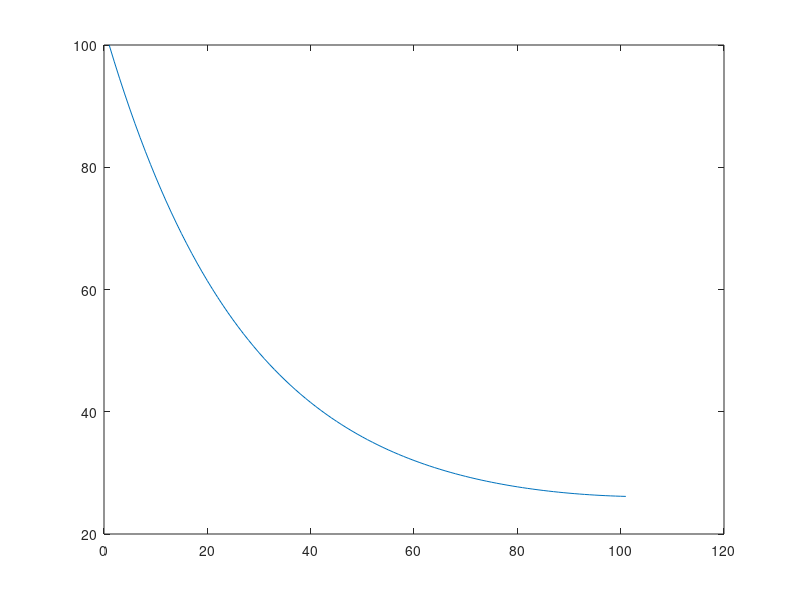

This chart was generated by the following MATLAB code:
%Created by Roderick Landreth for a Heat Transfer Project, 2018

N = 101; % Number of Nodes, assuing node 1 = 100 deg. C
T1 = 100; %First node temperature
Tinf = 22.72999604; %ambient temp
hAir = 4.7; %Convection Coeff.
kBar = 167; % conduction Coeff.
Ac = 0.00008064; %Cross Section Area
dy = (1/(N-1)); %the change in height between each node
A = 0.0381 * dy; % Perimeter * dy
temp = zeros(1,N);
temp = temp + 50;
temp(1) = T1;

%disp(temp);
%%
for d = 1:30000
    count = 2;
    for i = 2:(N-1)
        temp(count) = ((kBar*Ac*(temp(count-1)+temp(count+1))+(dy*hAir*A*Tinf))/((dy*hAir*A)+(2*kBar*Ac))); 
        count = count + 1;
    end
    temp(N) = ((dy*hAir*(A/2+Ac)*Tinf)+(kBar*Ac*temp(count-1))/((dy*hAir*(A/2+Ac))+(kBar*Ac)));
end
disp(temp);

x = 1:1:N;
y = temp;
plot(x,y)